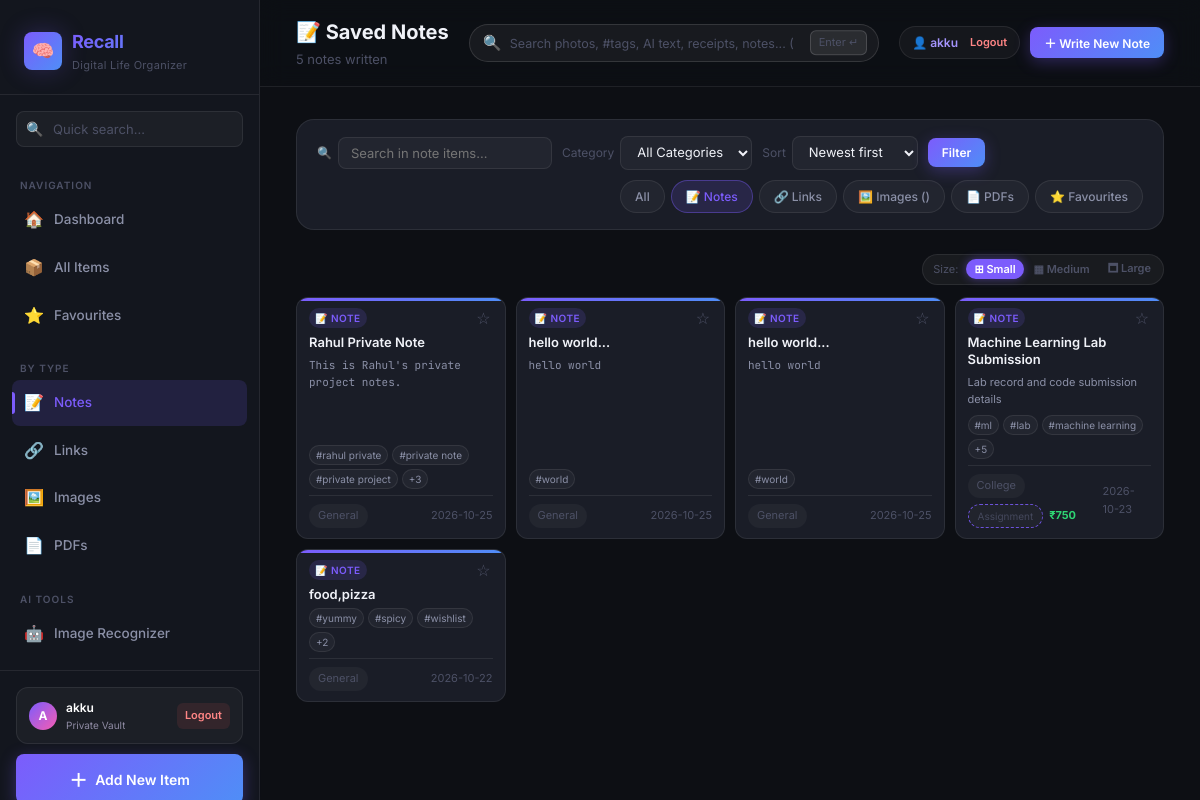
The page /items?type=note (signed in) on the database its author committed.
### tables this page shows
CREATE TABLE users (
            id            TEXT PRIMARY KEY,
            email         TEXT UNIQUE NOT NULL,
            username      TEXT NOT NULL,
            password_hash TEXT NOT NULL,
            created_at    TEXT NOT NULL
        );

CREATE TABLE items (
            id          TEXT PRIMARY KEY,
            type        TEXT NOT NULL,           -- 'note' | 'link' | 'image' | 'pdf'
            title       TEXT NOT NULL,
            description TEXT,
            content     TEXT,                   -- note text or extracted text
            url         TEXT,                   -- for links
            filename    TEXT,                   -- for files
            tags        TEXT DEFAULT '[]',      -- JSON array
            category    TEXT DEFAULT 'General',
            favourite   INTEGER DEFAULT 0,
            created_at  TEXT NOT NULL,
            updated_at  TEXT NOT NULL
        , subcategory TEXT DEFAULT '', entities TEXT DEFAULT '{}', content_hash TEXT DEFAULT '', user_id TEXT DEFAULT '');

### app.py (the view, shortened to what this page needs)
@app.route("/items")
def items():
    user_id = session.get("user_id")
    conn = get_db()
    c = conn.cursor()
    q         = request.args.get("q", "").strip()
    clean_q   = q.lstrip('#').strip()
    cat       = request.args.get("category", "").strip()
    subcat    = request.args.get("subcategory", "").strip()
    item_type = request.args.get("type", "").strip()
    fav_only  = request.args.get("favourites", "") == "1"
    sort      = request.args.get("sort", "newest")
    sql = "SELECT * FROM items WHERE user_id = ?"
    params = [user_id]
    if cat:
        sql += " AND category = ?"
        params.append(cat)
    if subcat:
        sql += " AND subcategory = ?"
        params.append(subcat)
    if item_type:
        sql += " AND type = ?"
        params.append(item_type)
    if fav_only:
        sql += " AND favourite = 1"
    order_map = {
        "newest":    "created_at DESC",
        "oldest":    "created_at ASC",
        "az":        "title ASC",
        "za":        "title DESC",
        "updated":   "updated_at DESC",
    }
    sql += f" ORDER BY {order_map.get(sort, 'created_at DESC')}"
    rows = [row_to_dict(r) for r in c.execute(sql, params).fetchall()]
    cats = [r[0] for r in c.execute("SELECT DISTINCT category FROM items WHERE user_id=? ORDER BY category", (user_id,)).fetchall()]
    conn.close()
    return render_template(
        "items.html",
        items=rows,
        query=q,
        selected_category=cat,
        selected_subcategory=subcat,
        selected_type=item_type,
        fav_only=fav_only,
        sort=sort,
        categories=cats
    )

### templates/items.html (shortened to what this page needs)
{% extends "base.html" %}
{% if selected_type == 'image' %}
  {% set page_heading = "🖼️ Photos & Images" %}
  {% set page_sub = items|length ~ " image" ~ ("s" if items|length != 1 else "") ~ " saved in your collection" %}
  {% set add_label = "＋ Upload New Photo / Image" %}
  {% set add_url = url_for('add', type='image') %}
{% elif selected_type == 'link' %}
  {% set page_heading = "🔗 Saved Web Links" %}
  {% set page_sub = items|length ~ " link" ~ ("s" if items|length != 1 else "") ~ " attached" %}
  {% set add_label = "＋ Attach New Link" %}
  {% set add_url = url_for('add', type='link') %}
{% elif selected_type == 'note' %}
  {% set page_heading = "📝 Saved Notes" %}
  {% set page_sub = items|length ~ " note" ~ ("s" if items|length != 1 else "") ~ " written" %}
  {% set add_label = "＋ Write New Note" %}
  {% set add_url = url_for('add', type='note') %}
{% elif selected_type == 'pdf' %}
  {% set page_heading = "📄 PDF Documents" %}
  {% set page_sub = items|length ~ " PDF" ~ ("s" if items|length != 1 else "") ~ " attached" %}
  {% set add_label = "＋ Upload New PDF" %}
  {% set add_url = url_for('add', type='pdf') %}
{% elif fav_only %}
  {% set page_heading = "⭐ Favourite Items" %}
  {% set page_sub = items|length ~ " favourite" ~ ("s" if items|length != 1 else "") ~ " starred" %}
  {% set add_label = "＋ Add New Item" %}
  {% set add_url = url_for('add') %}
{% else %}
  {% set page_heading = "📦 All Items" %}
  {% set page_sub = items|length ~ " item" ~ ("s" if items|length != 1 else "") ~ " found" %}
  {% set add_label = "＋ Add New Item" %}
  {% set add_url = url_for('add') %}
{% endif %}
{% block page_title %}{{ page_heading }}{% endblock %}
{% block page_subtitle %}{{ page_sub }}{% endblock %}
{% block topbar_actions %}
<button type="button" class="btn btn-primary btn-sm" onclick="openQuickAdd('{{ selected_type or 'image' }}')">{{ add_label }}</button>
{% endblock %}
{% block content %}
<form method="GET" action="{{ url_for('items') }}" id="filterForm">
  <div class="filters-bar">
    <div class="filter-group">
      <span class="filter-label">🔍</span>
      <input type="text" name="q" value="{{ query }}"
             placeholder="Search in {{ selected_type or 'all' }} items…" class="filter-input"
             id="mainSearch"/>
    </div>
    <div class="filter-group">
      <span class="filter-label">Category</span>
      <select name="category" class="filter-select" onchange="this.form.submit()">
        <option value="">All Categories</option>
      </select>
    </div>
    <div class="filter-group">
      <span class="filter-label">Sort</span>
      <select name="sort" class="filter-select" onchange="this.form.submit()">
        <option value="newest" {% if sort=='newest' %}selected{% endif %}>Newest first</option>
      </select>
    </div>
    <button type="submit" class="btn btn-primary btn-sm">Filter</button>
    <div class="filter-chips">
      <a href="{{ url_for('items') }}"
         class="filter-chip {% if not selected_type and not fav_only and not query and not selected_category %}active{% endif %}">
        All
      </a>
      <a href="{{ url_for('items') }}?type=note"
         class="filter-chip {% if selected_type=='note' %}active{% endif %}">📝 Notes</a>
      <a href="{{ url_for('items') }}?type=link"
         class="filter-chip {% if selected_type=='link' %}active{% endif %}">🔗 Links</a>
      <a href="{{ url_for('items') }}?type=image"
         class="filter-chip {% if selected_type=='image' %}active{% endif %}">🖼️ Images ({{ items|length if selected_type=='image' else '' }})</a>
      <a href="{{ url_for('items') }}?type=pdf"
         class="filter-chip {% if selected_type=='pdf' %}active{% endif %}">📄 PDFs</a>
      <a href="{{ url_for('items') }}?favourites=1"
         class="filter-chip {% if fav_only %}active{% endif %}">⭐ Favourites</a>
    </div>
  </div>
</form>
{% if items %}
<div style="display:flex;justify-content:flex-end;margin-bottom:12px;">
  <div class="grid-size-controls">
    <span style="font-size:11px;color:var(--text-muted);padding:0 6px;">Size:</span>
    <button type="button" class="grid-size-btn active" data-size="sm" onclick="setGridDensity('sm')" title="Small / Compact cards">⊞ Small</button>
    <button type="button" class="grid-size-btn" data-size="md" onclick="setGridDensity('md')" title="Medium cards">▦ Medium</button>
    <button type="button" class="grid-size-btn" data-size="lg" onclick="setGridDensity('lg')" title="Large cards">🗖 Large</button>
  </div>
</div>
<div class="items-grid grid-sm" id="mainItemsGrid">
  {% for item in items %}
    {% include "_item_card.html" %}
  {% endfor %}
</div>
{% endif %}
{% endblock %}

### templates/base.html (shortened to what this page needs)
<!DOCTYPE html>
<html lang="en">
<head>
  <link rel="stylesheet" href="{{ url_for('static', filename='css/style.css') }}?v=3.0"/>
</head>
<body>
<aside class="sidebar" id="sidebar">
  <div class="sidebar-logo">
    <div class="logo-mark">
      <div class="logo-icon">🧠</div>
      <div class="logo-text">
        <h1>Recall</h1>
        <p>Digital Life Organizer</p>
      </div>
    </div>
  </div>
  <div class="sidebar-search">
    <div class="sidebar-search-box" style="position:relative;">
      <span class="search-icon">🔍</span>
      <input type="text" id="sidebarSearch" placeholder="Quick search…" autocomplete="off"/>
    </div>
  </div>
  <nav class="sidebar-nav">
    <p class="nav-section-label">Navigation</p>
    <a href="{{ url_for('index') }}" class="nav-item {% if request.endpoint == 'index' %}active{% endif %}">
      <span class="nav-icon">🏠</span> Dashboard
    </a>
    <a href="{{ url_for('items') }}" class="nav-item {% if request.endpoint == 'items' and not request.args.get('type') and not request.args.get('favourites') %}active{% endif %}">
      <span class="nav-icon">📦</span> All Items
    </a>
    <a href="{{ url_for('items') }}?favourites=1" class="nav-item {% if request.args.get('favourites') == '1' %}active{% endif %}">
      <span class="nav-icon">⭐</span> Favourites
    </a>
    <p class="nav-section-label" style="margin-top:12px;">By Type</p>
    <a href="{{ url_for('items') }}?type=note" class="nav-item {% if request.args.get('type') == 'note' %}active{% endif %}">
      <span class="nav-icon">📝</span> Notes
    </a>
    <a href="{{ url_for('items') }}?type=link" class="nav-item {% if request.args.get('type') == 'link' %}active{% endif %}">
      <span class="nav-icon">🔗</span> Links
    </a>
    <a href="{{ url_for('items') }}?type=image" class="nav-item {% if request.args.get('type') == 'image' %}active{% endif %}">
      <span class="nav-icon">🖼️</span> Images
    </a>
    <a href="{{ url_for('items') }}?type=pdf" class="nav-item {% if request.args.get('type') == 'pdf' %}active{% endif %}">
      <span class="nav-icon">📄</span> PDFs
    </a>
    <p class="nav-section-label" style="margin-top:12px;">AI Tools</p>
    <a href="{{ url_for('recognise') }}" class="nav-item {% if request.endpoint in ['recognise', 'recognize'] %}active{% endif %}">
      <span class="nav-icon">🤖</span> Image Recognizer
    </a>
  </nav>
  <div class="sidebar-footer">
    {% if current_user %}
    <div style="padding:10px 12px;margin-bottom:10px;background:rgba(255,255,255,0.04);border:1px solid rgba(255,255,255,0.08);border-radius:12px;display:flex;align-items:center;justify-content:space-between;">
      <div style="display:flex;align-items:center;gap:9px;overflow:hidden;">
        <div style="width:28px;height:28px;border-radius:50%;background:linear-gradient(135deg,#7c5cfc,#f75cb2);display:flex;align-items:center;justify-content:center;font-weight:700;font-size:12px;color:#fff;flex-shrink:0;">
          {{ (current_user.username[0] if current_user.username else 'U')|upper }}
        </div>
        <div style="overflow:hidden;">
          <div style="font-size:12px;font-weight:600;color:#fff;white-space:nowrap;overflow:hidden;text-overflow:ellipsis;">
            {{ current_user.username }}
          </div>
          <div style="font-size:10px;color:#8f8ba3;">Private Vault</div>
        </div>
      </div>
      <a href="{{ url_for('logout') }}" title="Sign Out" style="color:#ff8585;text-decoration:none;font-size:11px;padding:4px 8px;background:rgba(247,92,92,0.1);border-radius:6px;font-weight:600;">
        Logout
      </a>
    </div>
    {% endif %}
    <button type="button" class="add-btn" onclick="openQuickAdd()" style="width:100%;border:none;cursor:pointer;">
      <span style="font-size:18px;">＋</span> Add New Item
    </button>
  </div>
</aside>
<div class="main-wrap">
  <header class="topbar">
    <div style="flex-shrink:0;">
      <div class="topbar-title">{% block page_title %}Recall{% endblock %}</div>
      <div class="topbar-subtitle">{% block page_subtitle %}Your digital memory{% endblock %}</div>
    </div>
    <div class="topbar-search-wrap">
      <form action="{{ url_for('items') }}" method="GET" class="topbar-search-form" id="topSearchForm">
        <span class="top-search-icon">🔍</span>
        <input type="text"
               name="q"
               id="globalTopSearch"
               class="topbar-search-input"
               placeholder="Search photos, #tags, AI text, receipts, notes... (Press Enter)"
               autocomplete="off"
               value="{{ query if query is defined else request.args.get('q', '') }}"/>
        <kbd class="top-search-kbd">Enter ↵</kbd>
      </form>
    </div>
    <div class="topbar-actions" style="flex-shrink:0;display:flex;align-items:center;gap:10px;">
      {% if current_user %}
      <div style="display:inline-flex;align-items:center;gap:8px;padding:6px 12px;background:rgba(255,255,255,0.04);border:1px solid rgba(255,255,255,0.08);border-radius:20px;font-size:12px;">
        <span style="color:#a594fd;font-weight:600;">👤 {{ current_user.username }}</span>
        <a href="{{ url_for('logout') }}" style="color:#ff8585;text-decoration:none;font-size:11px;font-weight:600;margin-left:4px;" title="Sign out">Logout</a>
      </div>
      {% endif %}
      {% block topbar_actions %}{% endblock %}
    </div>
  </header>
  <main class="main-content fade-in">
    {% block content %}{% endblock %}
  </main>
</div>
</body>
</html>

### templates/_item_card.html (shortened to what this page needs)
{% set TYPE_ICONS = {'note': '📝', 'link': '🔗', 'image': '🖼️', 'pdf': '📄'} %}
<div class="item-card type-{{ item.type }}"
     onclick="if(!event.target.closest('.img-zoom-btn') && !event.target.closest('.fav-star')) { window.location.href='{{ url_for('view_item', item_id=item.id) }}'; }">
  <div class="card-type-bar"></div>
  <div class="item-card-header">
    <span class="item-type-badge badge-{{ item.type }}">
      {{ TYPE_ICONS.get(item.type, '📌') }} {{ item.type }}
    </span>
    <button class="fav-star {% if item.favourite %}active{% endif %}"
            data-item-id="{{ item.id }}"
            title="Toggle favourite">
      {% if item.favourite %}★{% else %}☆{% endif %}
    </button>
  </div>
  {% if item.type != 'image' %}
  <div class="item-title" style="cursor:pointer;">{{ item.title }}</div>
  {% if item.description %}
  <div class="item-desc">{{ item.description }}</div>
  {% elif item.content %}
  <div class="item-desc" style="font-family:'JetBrains Mono',monospace;font-size:11px;">
    {{ item.content[:160] }}{% if item.content|length > 160 %}…{% endif %}
  </div>
  {% elif item.url %}
  <div class="item-desc" style="color:var(--accent-teal);font-size:11px;word-break:break-all;">
    🔗 {{ item.url[:50] }}{% if item.url|length > 50 %}…{% endif %}
  </div>
  {% endif %}
  {% if item.tags %}
  <div class="item-tags">
    {% for tag in item.tags[:3] %}
    <span class="tag-chip">#{{ tag }}</span>
    {% endfor %}
    {% if item.tags|length > 3 %}
    <span class="tag-chip">+{{ item.tags|length - 3 }}</span>
    {% endif %}
  </div>
  {% endif %}
  <div class="item-meta">
    <div style="display:flex;align-items:center;gap:6px;flex-wrap:wrap;">
      <span class="cat-pill">{{ item.category }}</span>
      {% if item.subcategory %}
      <span class="cat-pill" style="opacity:0.85;border:1px dashed var(--accent-purple);font-size:10px;">{{ item.subcategory }}</span>
      {% endif %}
      {% if item.entities and item.entities.amounts %}
      <span style="color:#2ed573;font-size:11px;font-weight:700;">{{ item.entities.amounts[0] }}</span>
      {% endif %}
    </div>
    <span>{{ item.created_at[:10] }}</span>
  </div>
  {% endif %}
</div>

### rows shown on the page
users: username "A", username "akku"
items: get "📝", type "NOTE", title "Rahul Private Note", content "This is Rahul's private project notes.", 3 "rahul private" "private note" "private project", tags|length "3", category "General", created_at "2026-10-25"
items: get "📝", type "NOTE", title "hello world...", content "hello world", 3 "world", category "General", created_at "2026-10-25"
items: get "📝", type "NOTE", title "hello world...", content "hello world", 3 "world", category "General", created_at "2026-10-25"
items: get "📝", type "NOTE", title "Machine Learning Lab Submission", description "Lab record and code submission details", 3 "ml" "lab" "machine learning", tags|length "5", category "College", subcategory "Assignment", entities "₹750", created_at "2026-10-23"
items: get "📝", type "NOTE", title "food,pizza", 3 "yummy" "spicy" "wishlist", tags|length "2", category "General", created_at "2026-10-22"

### other values the page prints
{{ page_heading }} "📝 Saved Notes"
{{ page_sub }} "5 notes written"
{{ add_label }} "＋ Write New Note"
